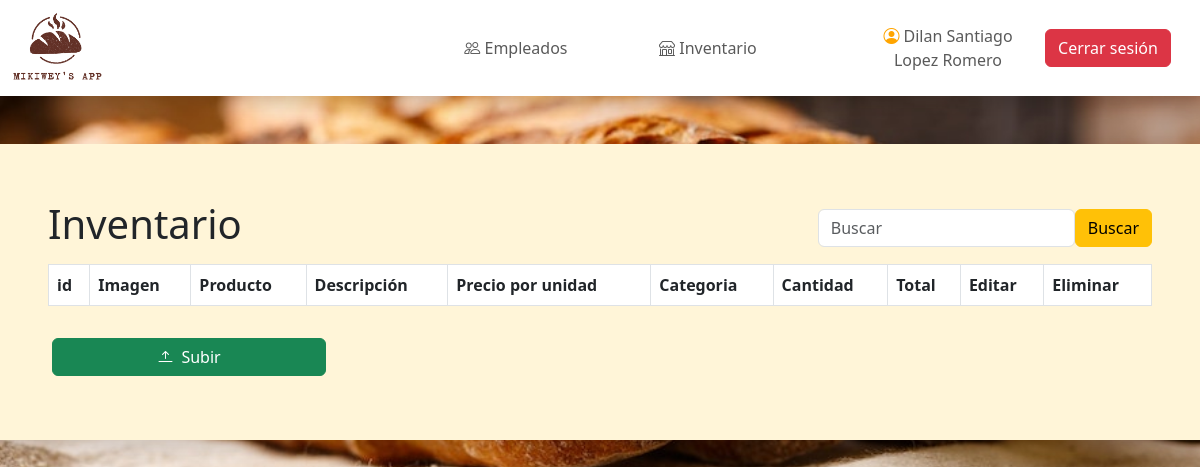
/view/admin/inventario.php (signed in), run on an earlier commit of the app's database.
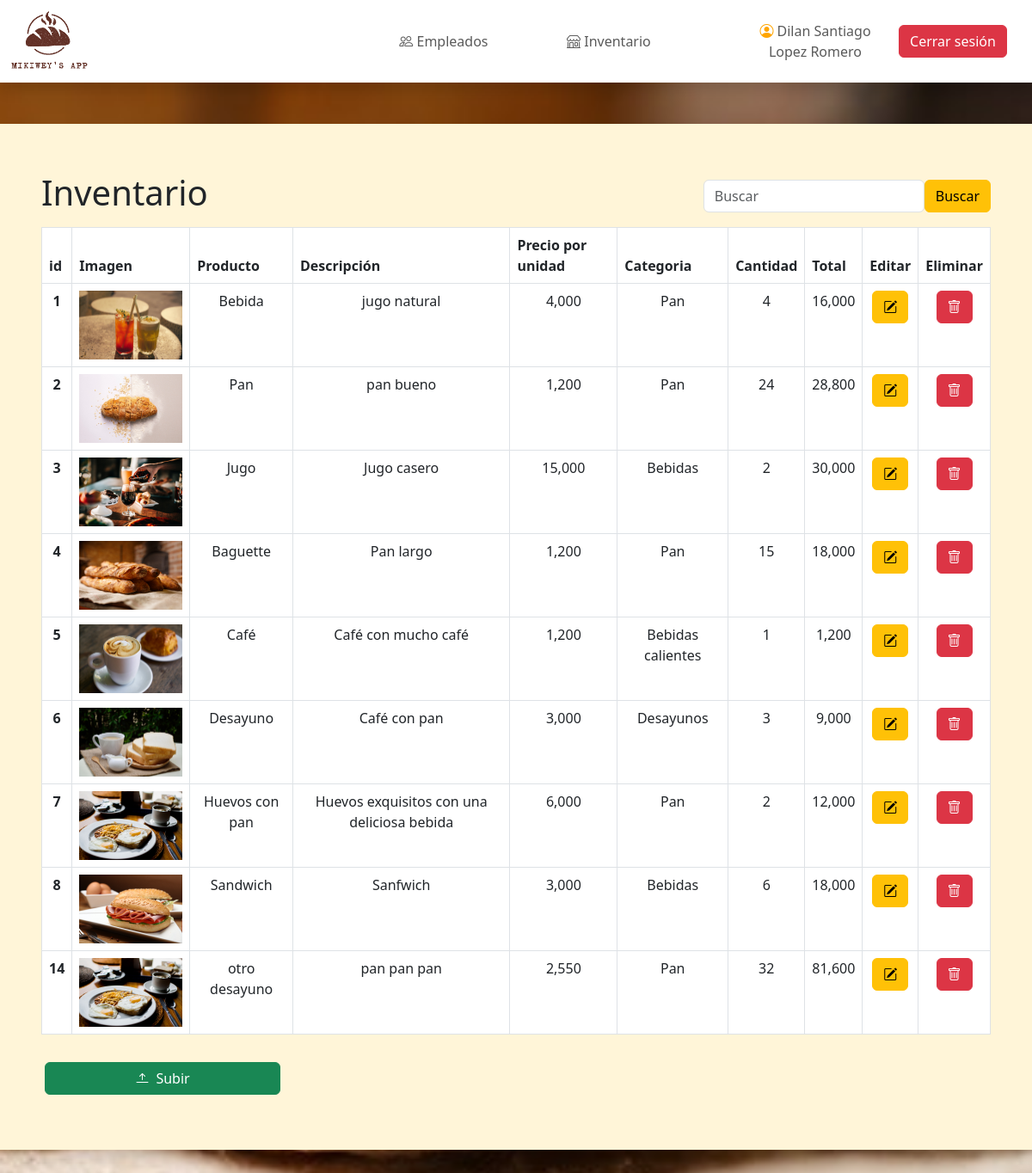
And on a later commit of the database.
### tables this page shows
CREATE TABLE `inventario` (
  `id_inv` int(11) NOT NULL,
  `imagen` varchar(100) NOT NULL,
  `producto` varchar(100) NOT NULL,
  `descrip` varchar(50) NOT NULL,
  `preuni` varchar(50) NOT NULL,
  `cat` varchar(60) NOT NULL,
  `cantidad` varchar(50) NOT NULL
);

### model/inventario_select_all.php (called while the page is built)
<?php
$query = $db->query("SELECT * from inventario");
$inventario = $query;
?>

### view/admin/inventario.php (the view, shortened to what this page needs)
<?php
require('../../controller/conexion.php');
if(isset($_GET['search'])) {
  $busqueda=$_GET["search"];
  $mostrarArticulos = "SELECT * from inventario WHERE producto LIKE '%$busqueda%'";
  $query = $db->query($mostrarArticulos);
  $inventario = $query;
}
else{
  include('../../model/inventario_select_all.php');
}
?>
<!DOCTYPE html>
<html lang="en">
<head>
  <link rel="stylesheet" href="https://cdnjs.cloudflare.com/ajax/libs/animate.css/4.1.1/animate.min.css"/>
  <link rel="stylesheet" href="https://cdn.jsdelivr.net/npm/bootstrap-icons@1.9.1/font/bootstrap-icons.css">
  <link rel="stylesheet" href="https://cdn.jsdelivr.net/npm/bootstrap@5.3.0-alpha1/dist/css/bootstrap.min.css" >
  <link rel="stylesheet" href="../../css/styles.css">
</head>
<body class="bg-foto">
<?php include('../include/header_admin.php'); ?>
  <div class=" my-5 p-5 shadow color">
    <nav class="navbar navbar-light d-flex">
      <h1>Inventario</h1>
      <form action="../../controller/inventario_buscar.php" method="POST" class="form-inline d-flex">
        <input name="buscador" class="form-control mr-sm-2" type="search" placeholder="Buscar" aria-label="Search">
        <input class="btn btn-warning" value="Buscar"  type="submit" name="buscar">
   </form>
    </nav>
<div class="table-responsive">
<table class="table table-bordered border-1 bg-white">
    <thead>
      <tr class="bnaranja" >
        <th scope="col">id</th>
        <th scope="col" class="" >Imagen</th>
        <th scope="col" class="" >Producto</th>
        <th scope="col" class="" >Descripción</th>
        <th scope="col">Precio por unidad</th>
        <th scope="col">Categoria</th>
        <th scope="col">Cantidad</th>
        <th scope="col">Total</th>
        <th scope="col">Editar</th>
        <th scope="col">Eliminar</th>
      </tr>
    </thead>
    <tbody>
    <?php foreach($inventario as $producto){ ?>
      <tr class="text-center">
        <th><?php echo $producto['id_inv']; ?></th>
        <td><img src="../../IMG/inventario/<?php echo $producto['imagen']; ?>" width="120" alt="..."></td>
        <td><?php echo $producto['producto']; ?></td>
        <td><?php echo $producto['descrip']; ?></td>
        <td><?php
         echo number_format ($producto['preuni']); ?></td>
        <td><?php echo $producto['cat']; ?></td>
        <td><?php echo $producto['cantidad']; ?></td>
        <td><?php $total=$producto['preuni']*$producto['cantidad'];
         echo number_format($total);
         ?></td>
        <td><a href="inventario_modificar.php?id=<?=$producto['id_inv']?>" type="button" class="btn btn-warning"><i class="bi bi-pencil-square"></i></a></td>
        <td><a href="../../controller/inv_eliminar.php?id=<?=$producto['id_inv']?>" type="button" class="btn btn-danger"><i class="bi bi-trash"></i></a></td>
      </tr>
  <?php }?>
    </tbody>
  </table>
  </div>
<div class="row justify-content-center">
  <div class="col row p-3"> <button type="button" class="btn btn-success w-25" data-bs-toggle="modal" data-bs-target="#subir"><i class="bi bi-arrow-bar-up pe-2"></i>Subir</button> </div>
          </div>
</div>
</body>
  </html>

### view/include/header_admin.php (shortened to what this page needs)
<header>
<nav id="navbar" class="navbar navbar-expand-xl bg-white text-center align-items-center shadow">
  <div class="container-fluid d-flex ">
        <a class="navbar-brand containerzoom giroi " href="../admin/index.php">
          <img id="logo" src="../../IMG/todo/logo.png" alt="" class="img-fluid " width="100">
        </a>
    <div class="collapse navbar-collapse container text-center justify-content-end lg-justify-content-center" id="navbarSupportedContent">
      <ul class="navbar-nav row">
        <li class="  col align-self-center text-center">
            <a class="nav-link  hovernaranja" href="empleados.php">
                <i class="bi bi-people"></i>
                <span class="off ">Empleados</span>
            </a>
        </li>
        <li class=" mx-2 col align-self-center text-center">
          <a class="nav-link hovernaranja " href="inventario.php">
            <i class="bi bi-shop"></i>
              <span class="off">Inventario</span>
          </a>
      </li>
      <li class="col ms-5 row align-items-center">
          <a class="nav-link hovernaranja ">
              <i class="bi bi-person-circle  naranja"></i>
              <span class=""><?php echo($_SESSION['nom']); ?> <?php echo($_SESSION['apel']); ?></span>
          </a>
      </li>
      <li class="col row align-items-center">
            <form action="../../controller/logout.php" method="POST">
                <input type="submit" value="Cerrar sesión" class=" btn btn-danger" name="logout">
            </form>
          </div>
    </div>
</nav>
</header>

### css/styles.css (style rules this page uses)
:root { --cafe:#5b281d; --colorcuadros:#fff5d8; --colorgeneral:#FFFAF4; --naranja:orange ; }
* { margin: 0px; padding:0px; box-sizing: border-box; }
a { text-decoration: none; }
.naranja { color: var(--naranja); }
.containerzoom { transition: all 500ms; }
.bg-foto { background: url(../IMG/index/2carrusel.jpg); background-size: cover; background-position: center; background-repeat: no-repeat; }
.color { background:var(--colorcuadros); }
.bnaranja { background: var(--naranja); }

What changed in the data, as far as the page shows it:
added inventario: id_inv "1", imagen (picture), producto "Bebida", descrip "jugo natural", preuni "4,000", cat "Pan", cantidad "4", total "16,000"
added inventario: id_inv "2", imagen (picture), producto "Pan", descrip "pan bueno", preuni "1,200", cat "Pan", cantidad "24", total "28,800"
added inventario: id_inv "3", imagen (picture), producto "Jugo", descrip "Jugo casero", preuni "15,000", cat "Bebidas", cantidad "2", total "30,000"
added inventario: id_inv "4", imagen (picture), producto "Baguette", descrip "Pan largo", preuni "1,200", cat "Pan", cantidad "15", total "18,000"
added inventario: id_inv "5", imagen (picture), producto "Café", descrip "Café con mucho café", preuni "1,200", cat "Bebidas calientes", cantidad "1", total "1,200"
added inventario: id_inv "6", imagen (picture), producto "Desayuno", descrip "Café con pan", preuni "3,000", cat "Desayunos", cantidad "3", total "9,000"
added inventario: id_inv "7", imagen (picture), producto "Huevos con pan", descrip "Huevos exquisitos con una deliciosa bebida", preuni "6,000", cat "Pan", cantidad "2", total "12,000"
added inventario: id_inv "8", imagen (picture), producto "Sandwich", descrip "Sanfwich", preuni "3,000", cat "Bebidas", cantidad "6", total "18,000"
added inventario: id_inv "14", imagen (picture), producto "otro desayuno", descrip "pan pan pan", preuni "2,550", cat "Pan", cantidad "32", total "81,600"
